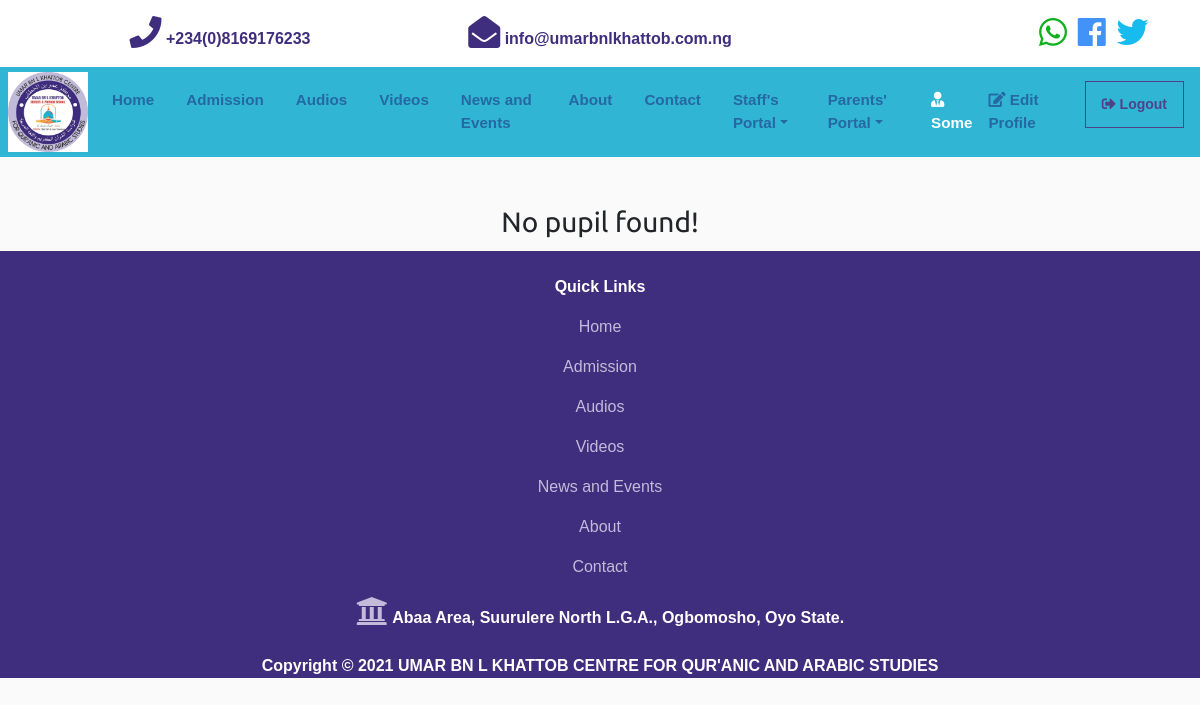
Page /pupils (signed in) on the earlier database version.
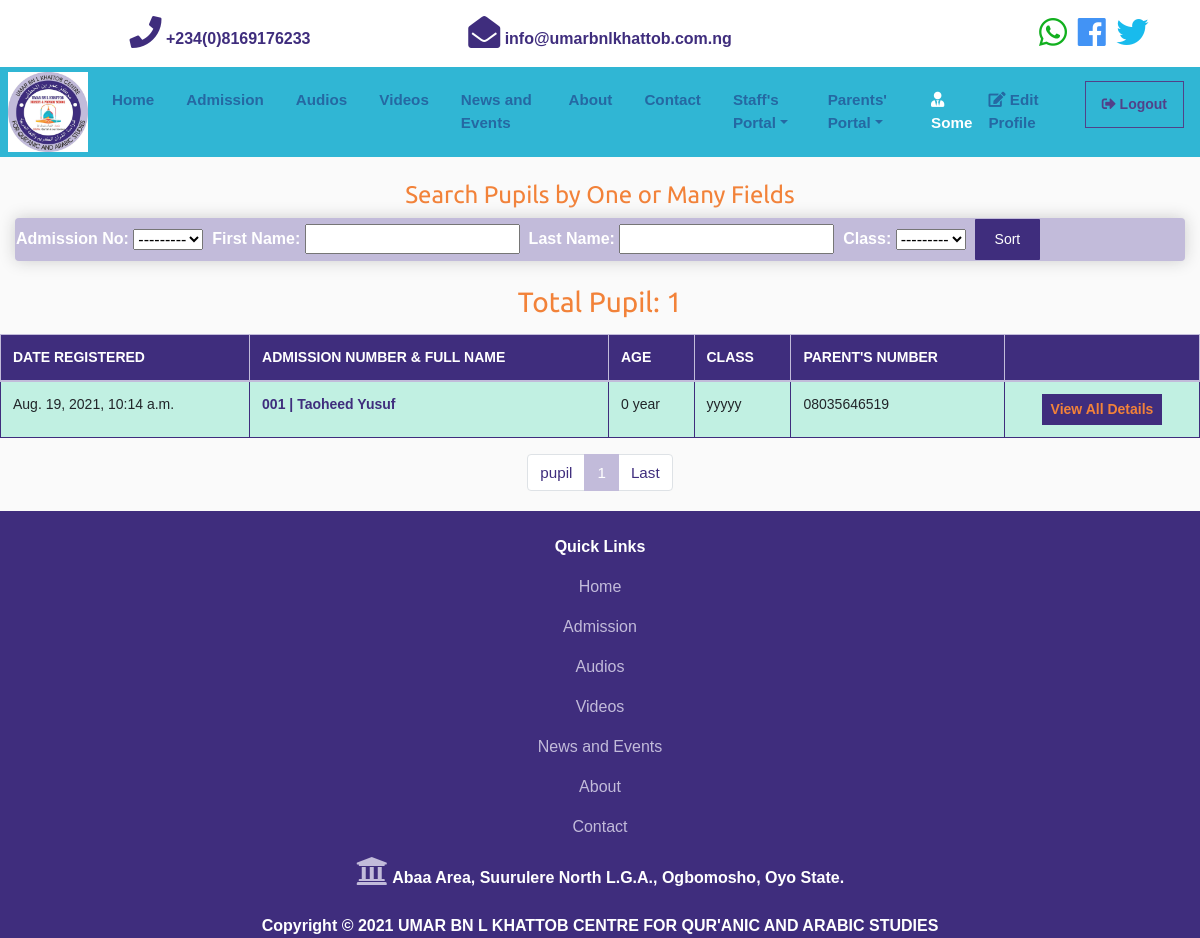
Same page on the later database version.
### records/models.py (models this page shows, shortened)
class Pupil(models.Model):
    GENDER_CHOICES = [
		('MALE','MALE'),
		('FEMALE', 'FEMALE')
	]
    ROLE_CHOICES = [
        ('Pupil', 'Pupil'),
        ('Student', 'Student'),
		('Staff', 'Staff'),
    ]
    user = models.OneToOneField(settings.AUTH_USER_MODEL, on_delete=models.SET_NULL, null=True)
    phone_number = models.CharField(max_length=20, unique=False, null=True, verbose_name="Phone Number")
    gender = models.CharField(max_length=6, choices=GENDER_CHOICES, null=True)
    dob = models.DateField(blank=True, null=True, verbose_name="Date of Birth")
    classe = models.ForeignKey(Class, on_delete=models.SET_NULL, null=True, verbose_name="Class")
    address = models.CharField(max_length=200, null=True)
    role = models.CharField(max_length=20, choices=ROLE_CHOICES, default='Pupil', null=True)
    photograph = models.ImageField(upload_to='pupil_img/%Y/%m/%d', null=True, blank=True, verbose_name="Pupil's Photograph")
    created = models.DateTimeField(auto_now_add=True, null=True)
    updated = models.DateTimeField(auto_now=True, null=True)
    def age(self):
        today = date.today()
        return today.year - self.dob.year - ((today.month, today.day) < (self.dob.month, self.dob.day))
    class Meta:
        ordering = ('user__username',)

class Class(models.Model):
    name = models.CharField(max_length=20, null=True)
    teacher = models.ForeignKey(Teacher, on_delete=models.SET_NULL, null=True)
    signature = models.ImageField(upload_to='signature_img/%Y/%m/%d', null=True, blank=True, verbose_name="Class Teacher's Signature")
    created = models.DateTimeField(auto_now_add=True, null=True)
    updated = models.DateTimeField(auto_now=True, null=True)
    def __str__(self):
        try:
            return str(self.name)
        except:
            return str(self.id)
    class Meta:
        ordering = ('name',)
        verbose_name = 'Class'
        verbose_name_plural = 'Classes'

### records/views.py (the view)
# urls.py: path('pupils', views.showPupils, name='pupils'),
@login_required
def showPupils(request):
    context = {}
    filtered_pupils = PupilFilter(
        request.GET,
        queryset = Pupil.objects.all()
    )
    context['filtered_pupils'] = filtered_pupils
    paginated_filtered_pupils = Paginator(filtered_pupils.qs, 10)
    page_number = request.GET.get('page')
    pupils_page_obj = paginated_filtered_pupils.get_page(page_number)
    context['pupils_page_obj'] = pupils_page_obj
    total_pupils = filtered_pupils.qs.count()
    context['total_pupils'] = total_pupils
    return render(request, 'records/pupils.html', context=context)

### home/templatetags/home_tags.py (called while the page is built)
@register.simple_tag
def my_url(value, field_name, urlencode=None):
    url = '?{}={}'.format(field_name, value)
    if urlencode:
        querystring = urlencode.split('&')
        filtered_querystring = filter(lambda p: p.split('=')[0]!=field_name, querystring)
        encoded_querystring = '&'.join(filtered_querystring)
        url = '{}&{}'.format(url, encoded_querystring)
    return url

### templates/records/pupils.html (shortened to what this page needs)
{% extends 'base.html' %}
{% block content %}
{% load home_tags %}
<br>
  <section>
    {% if pupils_page_obj %}
    <h4 class="text-center text-orange">Search Pupils by One or Many Fields</h4>
    <div class="col-md-12">
      <div class="box-element bg-warning" id="form-wrapper">
        <form method="get" class="form-inline text-white">
          {% for field in filtered_pupils.form %}
            <strong>{{field.label}}:</strong>&nbsp{{field}}&nbsp&nbsp
          {% endfor %}
          <input type="submit" class="btn btn-dark" value="Sort">
        </form>
      </div>
    </div>
    {% endif %}
    <br>
    <div class="row text-center">
      {% if pupils_page_obj %}
        <div class="col-md-12">
          {% if total_pupils > 1 %}
          <div class="form-group col-md-12">
            <h3 class="form-group text-orange">Total Pupils: {{total_pupils}}</h3>
          </div>
          {% else %}
          <div class="form-group col-md-12">
            <h3 class="form-group text-orange">Total Pupil: {{total_pupils}}</h3>
          </div>
          {% endif %}
          <div class="table-responsive">
            <table class="table table-bordered">
              <thead class="thead-primary">
                <tr>
                  <th>DATE REGISTERED</th>
                  <th>ADMISSION NUMBER & FULL NAME</th>
                  <th>AGE</th>
                  <th>CLASS</th>
                  <th>PARENT'S NUMBER</th>
                  <th></th>
                </tr>
              </thead>
              <tbody>
              {% for pupil in pupils_page_obj %}
                <tr class="table-success">
                  <td>{{pupil.created}}</td>
                  <td><a class="text-primary" href="{% url 'show_pupil' pupil.id %}"><strong>{{pupil.user}} | {{pupil.user.first_name}} {{pupil.user.last_name}}</strong></a></td>
                  {% if pupil.age > 1 %}
                  <td>{{pupil.age}} years</td>
                  {% else %}
                  <td>{{pupil.age}} year</td>
                  {% endif %}
                  <td>{{pupil.classe}}</td>
                  <td>{{pupil.phone_number}}</td>
                  <td class="text-center"><a href="{% url 'show_pupil' pupil.id %}"><button type="button" class="btn btn-sm btn-primary text-orange"><strong>View All Details</strong></button></a></td>
                </tr>
              {% endfor %}
              </tbody>
            </table>
            <nav aria-label="...">
              <ul class="pagination justify-content-center">
                <li class="page-item"><a class="page-link" href="{% my_url 1 'page' request.GET.urlencode %}" tabindex="-1" aria-disabled="true">pupil</a></li>
                <li class="page-item active" aria-current="page"><a class="page-link" href="{% my_url pupils_page_obj.number 'page' request.GET.urlencode %}">{{pupils_page_obj.number}}<span class="sr-only">(current)</span></a></li>
                <li class="page-item"><a class="page-link" href="{% my_url pupils_page_obj.paginator.num_pages 'page' request.GET.urlencode %}">Last</a></li>
              </ul>
            </nav>
          </div>
        </div>
      {% else %}
      <div class="container">
        <h3>No pupil found!</h3>
      </div>
      {% endif %}
    </div>
  </section>
{% endblock content%}

Differences in the rows shown:
added Pupil: created "Aug. 19, 2021, 10:14 a.m.", user "001", user.first_name "Taoheed", user.last_name "Yusuf", age "0", classe "yyyyy", phone_number "08035646519"
Other differences:
form field value: (not shown) → "Sort"
{{ total_pupils }}: (not shown) → "1"
{{ pupils_page_obj.number }}: (not shown) → "1"
text no longer shown: "No pupil found!"
text now shown: "Search Pupils by One or Many Fields Total Pupil: DATE REGISTERED ADMISSION NUMBER & FULL NAME AGE CLASS PARENT'S NUMBER pupil Last"
new list line: "Admission No : ---------"
new list line: "First Name : "
new list line: "Last Name : "
new list line: "Class : ---------"
